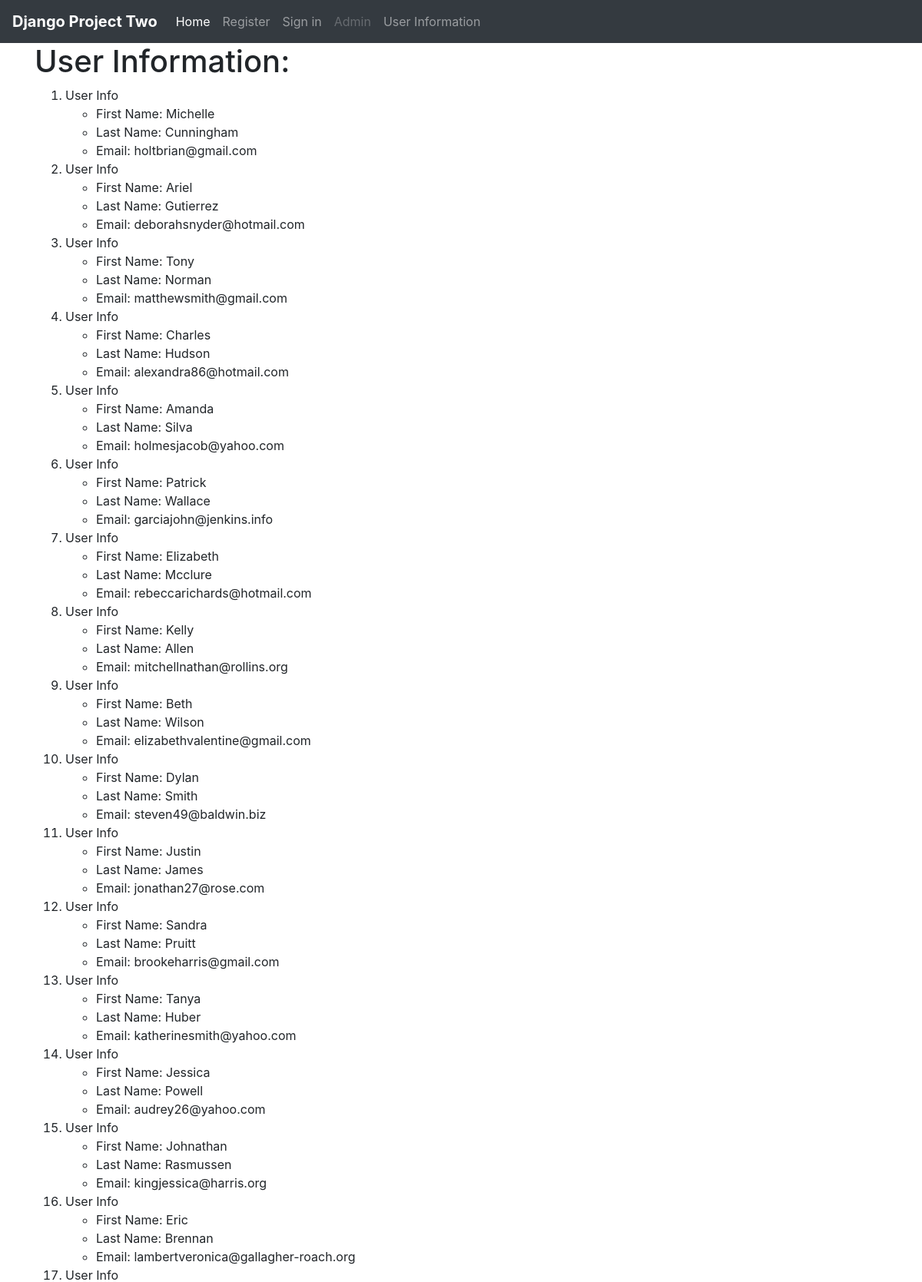
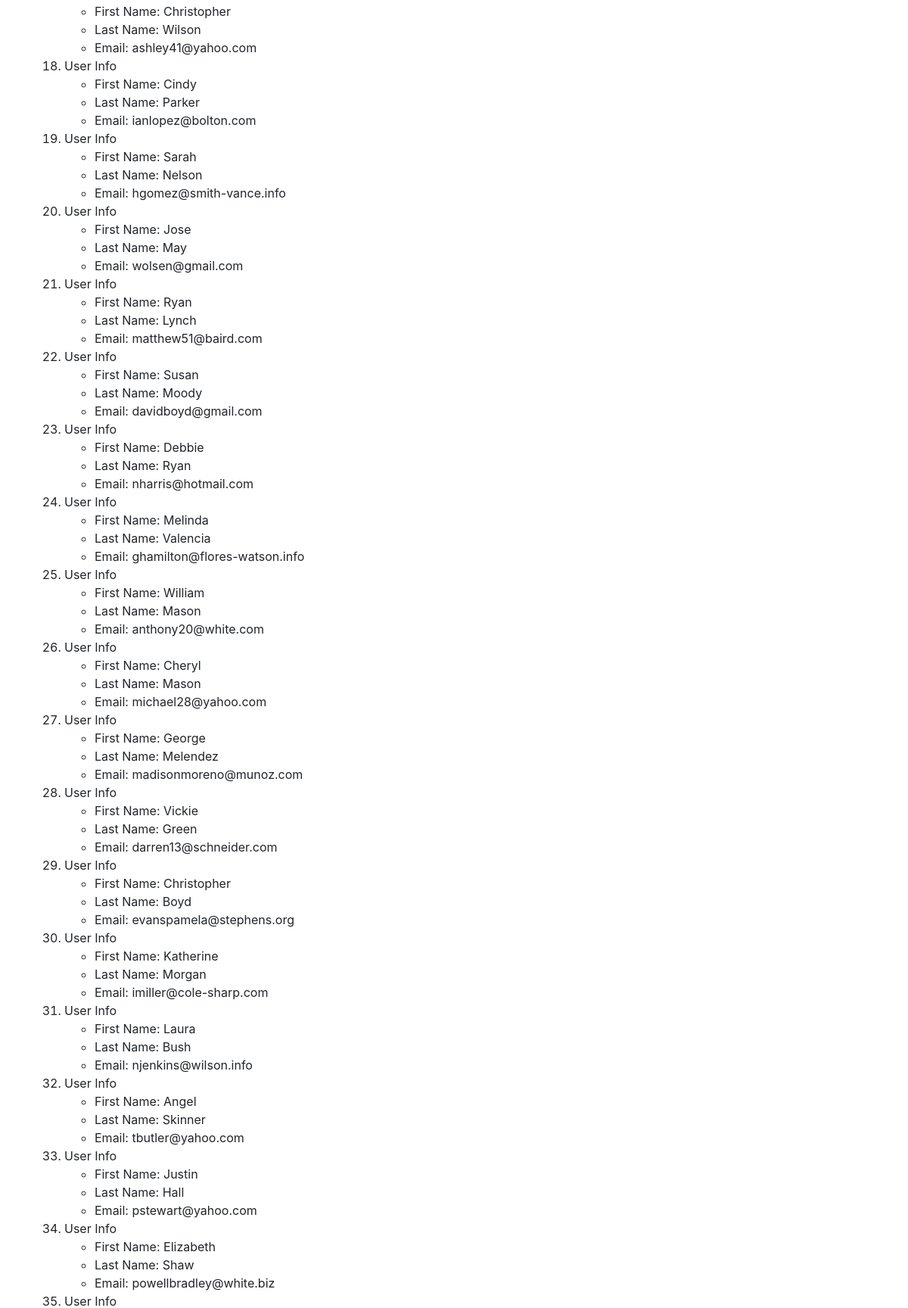
The page /AppTwo/users_info/ (upper part) on the database its author committed (2 pictures, top to bottom).
### AppTwo/models.py (models this page shows, shortened)
class UserInfo(models.Model):
    first_Name = models.CharField(max_length = 150)
    last_Name = models.CharField(max_length = 150)
    email = models.EmailField(max_length = 250)

### AppTwo/views.py (the view)
# urls.py: path('users_info/', views.users_info_page, name = 'users_info'),
def users_info_page(request):
    users_content = UserInfo.objects.all()
    users_dict = {'users': users_content}
    return render(request, 'AppTwo/users_info_page.html', context = users_dict)

### templates/AppTwo/users_info_page.html
{% extends "AppTwo/main_page.html" %}
  {% block header_block %}
    <h1>User Information:</h1>
    <div class="User_Table">
      {% if users %}
        <ol>
          {% for element in users %}
          <li>User Info
          <ul>
            <li>First Name: {{element.first_Name}}</li>
            <li>Last Name: {{element.last_Name}}</li>
            <li>Email: {{element.email}}</li>
          </ul>
          </li>
          {% endfor %}
        </ol>
      {% else %}
        <p>No Users Information Found</p>
      {% endif %}
    </div>
  {% endblock %}

### templates/AppTwo/main_page.html (shortened to what this page needs)
<!DOCTYPE html>
{% load static %}
<html lang="en" dir="ltr">
  <head>
    <link rel="stylesheet" href="https://stackpath.bootstrapcdn.com/bootstrap/4.4.1/css/bootstrap.min.css">
  </head>
  <body>
    <nav class="navbar navbar-expand-lg navbar-dark bg-dark">
      <a class="navbar-brand" href="{% url 'main' %}"><strong>Django Project Two</strong></a>
      <div class="collapse navbar-collapse" id="navbarNav">
        <ul class="navbar-nav">
          <li class="nav-item active">
            <a class="nav-link" href="{% url 'main' %}">Home<span class="sr-only">(current)</span></a>
          </li>
          <li class="nav-item">
            <a class="nav-link" href="{% url 'AppTwo:register'%}">Register</a>
          </li>
          {% if user.is_authenticated %}
          <li>
            <a class = "nav-link" href="{% url 'logout' %}">Log out</a>
          </li>
          <li class="nav-item">
            <a class="nav-link" href="{% url 'special'%}">Special</a>
          </li>
          {% else %}
          <li>
            <a class = "nav-link" href="{% url 'AppTwo:user_login' %}">Sign in</a>
          </li>
          {% endif %}
          <li class="nav-item">
            <a class="nav-link disabled float-right" href="{% url 'admin:index'%}" tabindex="-1" aria-disabled="true">Admin</a>
          </li>
          <li class="nav-item">
            <a class="nav-link" href="{% url 'AppTwo:users'%}">User Information</a>
          </li>
        </ul>
      </div>
    </nav>
    <div class="container">
      {% block header_block %}{% endblock%}
    </div>
  </body>
</html>

### rows shown on the page
UserInfo: first_Name "Michelle", last_Name "Cunningham", email "holtbrian@gmail.com"
UserInfo: first_Name "Ariel", last_Name "Gutierrez", email "deborahsnyder@hotmail.com"
UserInfo: first_Name "Tony", last_Name "Norman", email "matthewsmith@gmail.com"
UserInfo: first_Name "Charles", last_Name "Hudson", email "alexandra86@hotmail.com"
UserInfo: first_Name "Amanda", last_Name "Silva", email "holmesjacob@yahoo.com"
UserInfo: first_Name "Patrick", last_Name "Wallace", email "garciajohn@jenkins.info"
UserInfo: first_Name "Elizabeth", last_Name "Mcclure", email "rebeccarichards@hotmail.com"
UserInfo: first_Name "Kelly", last_Name "Allen", email "mitchellnathan@rollins.org"
UserInfo: first_Name "Beth", last_Name "Wilson", email "elizabethvalentine@gmail.com"
UserInfo: first_Name "Dylan", last_Name "Smith", email "steven49@baldwin.biz"
UserInfo: first_Name "Justin", last_Name "James", email "jonathan27@rose.com"
UserInfo: first_Name "Sandra", last_Name "Pruitt", email "brookeharris@gmail.com"
UserInfo: first_Name "Tanya", last_Name "Huber", email "katherinesmith@yahoo.com"
UserInfo: first_Name "Jessica", last_Name "Powell", email "audrey26@yahoo.com"
UserInfo: first_Name "Johnathan", last_Name "Rasmussen", email "kingjessica@harris.org"
UserInfo: first_Name "Eric", last_Name "Brennan", email "lambertveronica@gallagher-roach.org"
UserInfo: first_Name "Christopher", last_Name "Wilson", email "ashley41@yahoo.com"
UserInfo: first_Name "Cindy", last_Name "Parker", email "ianlopez@bolton.com"
UserInfo: first_Name "Sarah", last_Name "Nelson", email "hgomez@smith-vance.info"
UserInfo: first_Name "Jose", last_Name "May", email "wolsen@gmail.com"
UserInfo: first_Name "Ryan", last_Name "Lynch", email "matthew51@baird.com"
UserInfo: first_Name "Susan", last_Name "Moody", email "davidboyd@gmail.com"
UserInfo: first_Name "Debbie", last_Name "Ryan", email "nharris@hotmail.com"
UserInfo: first_Name "Melinda", last_Name "Valencia", email "ghamilton@flores-watson.info"
UserInfo: first_Name "William", last_Name "Mason", email "anthony20@white.com"
UserInfo: first_Name "Cheryl", last_Name "Mason", email "michael28@yahoo.com"
UserInfo: first_Name "George", last_Name "Melendez", email "madisonmoreno@munoz.com"
UserInfo: first_Name "Vickie", last_Name "Green", email "darren13@schneider.com"
UserInfo: first_Name "Christopher", last_Name "Boyd", email "evanspamela@stephens.org"
UserInfo: first_Name "Katherine", last_Name "Morgan", email "imiller@cole-sharp.com"
UserInfo: first_Name "Laura", last_Name "Bush", email "njenkins@wilson.info"
UserInfo: first_Name "Angel", last_Name "Skinner", email "tbutler@yahoo.com"
UserInfo: first_Name "Justin", last_Name "Hall", email "pstewart@yahoo.com"
UserInfo: first_Name "Elizabeth", last_Name "Shaw", email "powellbradley@white.biz"
